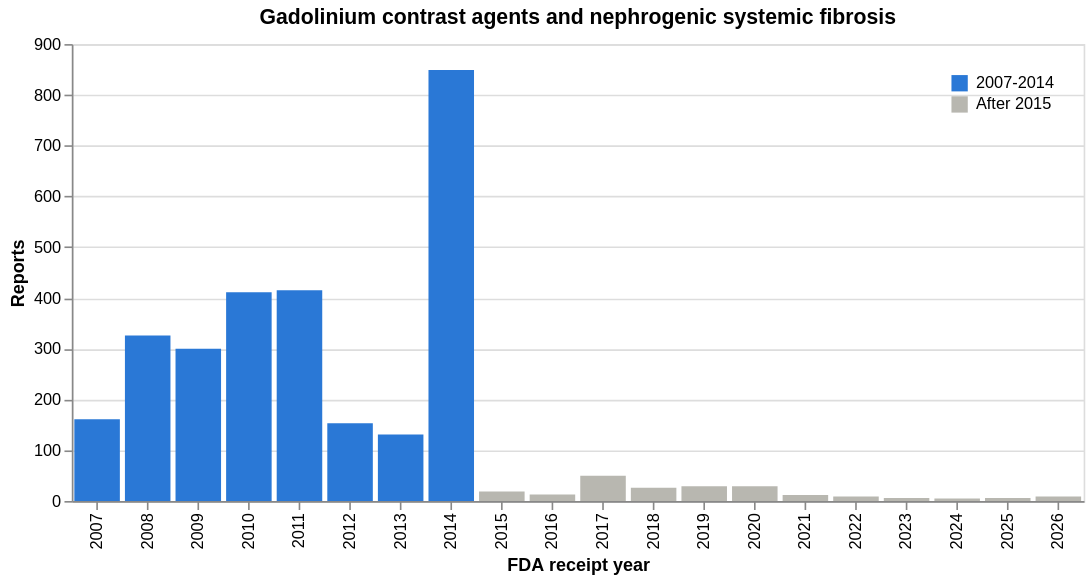

Vega-Lite specification for this chart:
### Vega-Lite specification from a JSON file in a GitHub repository (floating-point values rounded to 4 significant figures)
{"config": {"view": {"continuousWidth": 300, "continuousHeight": 300}}, "data": {"name": "data-4ddc6776128094cb0cc689c89a57d76d"}, "mark": {"type": "bar"}, "encoding": {"color": {"field": "period", "legend": {"orient": "top-right"}, "scale": {"domain": ["2007-2014", "After 2015"], "range": ["#2a78d6", "#b8b7b0"]}, "title": null, "type": "nominal"}, "tooltip": [{"field": "year", "type": "ordinal"}, {"field": "reports", "format": ",", "type": "quantitative"}], "x": {"field": "year", "title": "FDA receipt year", "type": "ordinal"}, "y": {"field": "reports", "title": "Reports", "type": "quantitative"}}, "height": 280, "title": "Gadolinium contrast agents and nephrogenic systemic fibrosis", "width": 620, "$schema": "https://vega.github.io/schema/vega-lite/v6.1.0.json", "datasets": {"data-4ddc6776128094cb0cc689c89a57d76d": [{"year": 2007, "reports": 161, "period": "2007-2014"}, {"year": 2008, "reports": 326, "period": "2007-2014"}, {"year": 2009, "reports": 300, "period": "2007-2014"}, {"year": 2010, "reports": 411, "period": "2007-2014"}, {"year": 2011, "reports": 415, "period": "2007-2014"}, {"year": 2012, "reports": 153, "period": "2007-2014"}, {"year": 2013, "reports": 131, "period": "2007-2014"}, {"year": 2014, "reports": 849, "period": "2007-2014"}, {"year": 2015, "reports": 19, "period": "After 2015"}, {"year": 2016, "reports": 13, "period": "After 2015"}, {"year": 2017, "reports": 50, "period": "After 2015"}, {"year": 2018, "reports": 26, "period": "After 2015"}, {"year": 2019, "reports": 29, "period": "After 2015"}, {"year": 2020, "reports": 29, "period": "After 2015"}, {"year": 2021, "reports": 12, "period": "After 2015"}, {"year": 2022, "reports": 9, "period": "After 2015"}, {"year": 2023, "reports": 6, "period": "After 2015"}, {"year": 2024, "reports": 5, "period": "After 2015"}, {"year": 2025, "reports": 6, "period": "After 2015"}, {"year": 2026, "reports": 9, "period": "After 2015"}]}}
